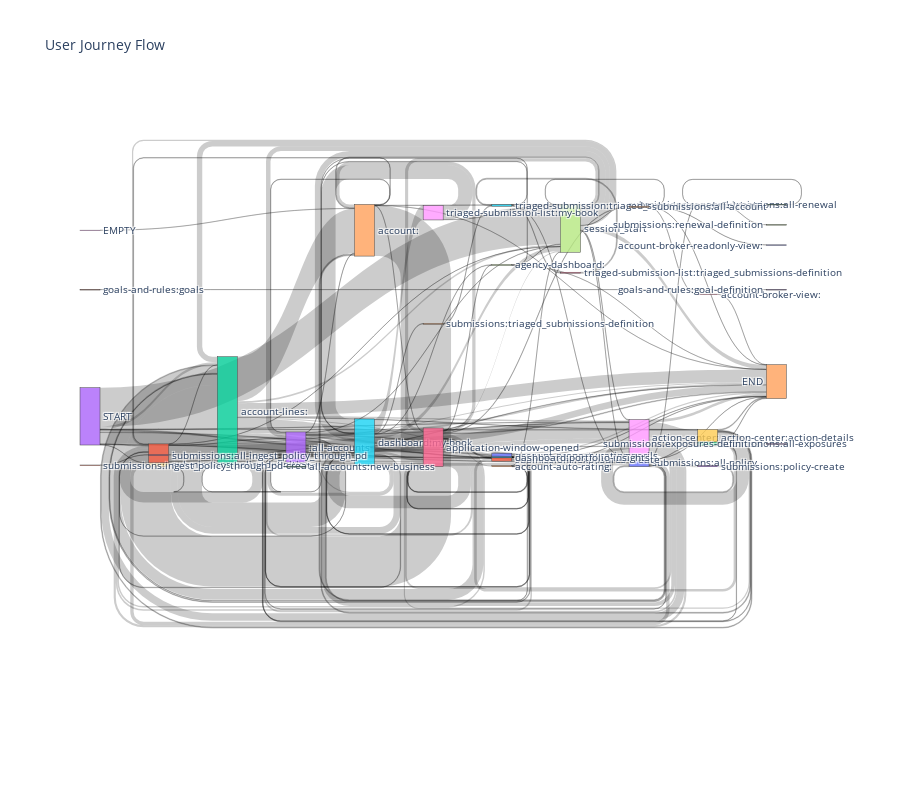

Here is the notebook cell this chart was saved with:
### Code cell
import plotly.graph_objects as go

df_granular_test = pd.DataFrame({'event_type': df_granular['event_type'].apply(lambda event: event.split(':')[0]).unique()})

df_test = df.copy()
# df_test['event_types'] = df['event_types'].apply(lambda events: [event.split(':')[0] for event in events])
df_test['event_types'] = df['event_types'].apply(lambda events: ['START'] + [ (event.split(':')[0] + ':' + event.split(':')[1] if len(event.split(':')) > 1 else event.split(':')[0]) for event in events] + ['END'])

nodes = list(df_granular['event_type'].apply(lambda event: (event.split(':')[0] + ':' + event.split(':')[1] if len(event.split(':')) > 1 else event.split(':')[0]) ).unique())
nodes += ['START', 'END']

node_indices = {node: i for i, node in enumerate(nodes)}

print(f"there are {len(nodes)} distinct event_types: {nodes}")
df_test['event_types'].head(50)

transitions = []
# for seq in df_test['event_types'].head(10000):
for seq in df_test['event_types']:
    # print(seq)
    for i in range(len(seq) - 1):
        if (seq[i] != seq[i+1]) and seq[i] != "session_end" and seq[i+1] != "session_end":
            transitions.append((seq[i], seq[i+1]))

df_sankey = pd.DataFrame(transitions, columns=['source', 'target'])
transition_counts = df_sankey.value_counts().reset_index()
transition_counts.columns = ['source', 'target', 'count']
transition_counts = transition_counts[transition_counts['count'] >= 10]


df_sankey.head()
print(df_sankey.shape)


x_positions = [0] * len(nodes)  # Default all to 0

# Set the 'session_start' node to be at the far left (x=0)
session_start_index = nodes.index('session_start')
x_positions[session_start_index] = 0

fig = go.Figure(go.Sankey(
    node=dict(label=nodes, x=x_positions),
    link=dict(
        source=[node_indices[src] for src in transition_counts['source']],
        target=[node_indices[tgt] for tgt in transition_counts['target']],
        value=transition_counts['count']
    )
))

fig.update_layout(title_text="User Journey Flow", font_size=10, height=800)
fig.show()

### Figure 1 — Plotly figure (JSON) as saved in the notebook; plotly's stock layout.template omitted (floating-point values rounded to 4 significant figures; data arrays with more than 128 entries replaced by an {"elided": "..."} marker saying what was removed)
{"data": [{"link": {"source": {"elided": "150 int values"}, "target": {"elided": "150 int values"}, "value": {"elided": "150 int values"}}, "node": {"label": ["session_end", ":", "account-lines:", ":all-accounts", "account:", "dashboard:my-book", "application-window-opened", "session_start", "triaged-submission-list:my-book", "submissions:policy-definition", "submissions:all-policy", "submissions:all-renewal", "submissions:renewal-create", "submissions:policy-create", "submissions:triaged_submissions-definition", "triaged-submission:triaged_submissions-definition", "triaged-submission-list:triaged_submissions-definition", "submissions:renewal-definition", "action-center:", "action-center:action-details", "account-property-rating:perils", "submissions:exposures-create", "submissions:all-exposures", "submissions:exposures-definition", "account-auto-rating:", "dashboard:portfolio-insights", "account-broker-view:", "agency-dashboard:", "EMPTY", "account-property-rating:", "submissions:all-ingest_policy_through_pd", "submissions:ingest_policy_through_pd-create", "all-accounts:new-business", "submissions:all-financial_lines", "submissions:all-account", "submissions:all-generic_submission", "submissions:generic_submission-create", "submissions:all-sashco_submission", "submissions:all-test_conditional_form_inputs", "submissions:all-example_submission", "submissions:example_submission-definition", "submissions:all-exposure_demo", "submissions:generic_submission-definition", "submissions:all-single_step_submission", "submissions:exposure_demo-create", "submissions:all-auto", "submissions:auto-create", "submissions:example_submission-create", "assigned-email-thread:", "submissions:financial_lines-create", "account-broker-readonly-view:", "agency-account:", "submissions:all-justin_test_submission", "submissions:all-old_renewal", "submissions:old_renewal-create", "account-workers-comp-rating:", "classification-rules:", "brokerage:", "contacts:", "carriers:", "all-policies:", "goals-and-rules:goals", "goals-and-rules:new-goal", "goals-and-rules:goal-definition", "goals-and-rules:edit-goal", "submissions:account-create", "submissions:all-terrorism", "all-accounts:renewals", "linked-email-thread-attachments:triaged_submissions-definition", "complex-rules:", "account-property-rating:pricing-detail", "account-policy-rating:", "goals-and-rules:rules", "START", "END"], "x": [0, 0, 0, 0, 0, 0, 0, 0, 0, 0, 0, 0, 0, 0, 0, 0, 0, 0, 0, 0, 0, 0, 0, 0, 0, 0, 0, 0, 0, 0, 0, 0, 0, 0, 0, 0, 0, 0, 0, 0, 0, 0, 0, 0, 0, 0, 0, 0, 0, 0, 0, 0, 0, 0, 0, 0, 0, 0, 0, 0, 0, 0, 0, 0, 0, 0, 0, 0, 0, 0, 0, 0, 0, 0, 0]}, "type": "sankey"}], "layout": {"font": {"size": 10}, "height": 800, "title": {"text": "User Journey Flow"}}}
